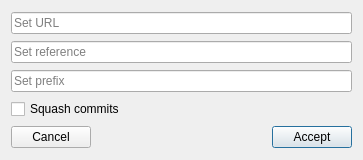
<?xml version="1.0" encoding="UTF-8"?>
<ui version="4.0">
 <class>AddSubtreeDlg</class>
 <widget class="QDialog" name="AddSubtreeDlg">
  <property name="geometry">
   <rect>
    <x>0</x>
    <y>0</y>
    <width>363</width>
    <height>160</height>
   </rect>
  </property>
  <property name="windowTitle">
   <string>Add new subtree</string>
  </property>
  <layout class="QGridLayout" name="gridLayout">
   <item row="4" column="2">
    <widget class="QPushButton" name="pbAccept">
     <property name="text">
      <string>Accept</string>
     </property>
    </widget>
   </item>
   <item row="4" column="1">
    <spacer name="horizontalSpacer">
     <property name="orientation">
      <enum>Qt::Horizontal</enum>
     </property>
     <property name="sizeHint" stdset="0">
      <size>
       <width>170</width>
       <height>20</height>
      </size>
     </property>
    </spacer>
   </item>
   <item row="0" column="0" colspan="3">
    <widget class="QLineEdit" name="leUrl">
     <property name="placeholderText">
      <string>Set URL</string>
     </property>
    </widget>
   </item>
   <item row="2" column="0" colspan="3">
    <widget class="QLineEdit" name="lePath">
     <property name="placeholderText">
      <string>Set prefix</string>
     </property>
    </widget>
   </item>
   <item row="4" column="0">
    <widget class="QPushButton" name="pbCancel">
     <property name="text">
      <string>Cancel</string>
     </property>
    </widget>
   </item>
   <item row="1" column="0" colspan="3">
    <widget class="QLineEdit" name="leReference">
     <property name="placeholderText">
      <string>Set reference</string>
     </property>
    </widget>
   </item>
   <item row="3" column="0" colspan="3">
    <widget class="CheckBox" name="chSquash">
     <property name="text">
      <string>Squash commits</string>
     </property>
    </widget>
   </item>
  </layout>
 </widget>
 <customwidgets>
  <customwidget>
   <class>CheckBox</class>
   <extends>QCheckBox</extends>
   <header>CheckBox.h</header>
  </customwidget>
 </customwidgets>
 <tabstops>
  <tabstop>leUrl</tabstop>
  <tabstop>leReference</tabstop>
  <tabstop>lePath</tabstop>
  <tabstop>chSquash</tabstop>
  <tabstop>pbCancel</tabstop>
  <tabstop>pbAccept</tabstop>
 </tabstops>
 <resources/>
 <connections/>
</ui>
